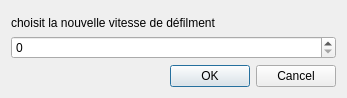
<?xml version="1.0" encoding="UTF-8"?>
<ui version="4.0">
 <class>vit</class>
 <widget class="QDialog" name="vit">
  <property name="geometry">
   <rect>
    <x>0</x>
    <y>0</y>
    <width>347</width>
    <height>98</height>
   </rect>
  </property>
  <property name="maximumSize">
   <size>
    <width>347</width>
    <height>98</height>
   </size>
  </property>
  <property name="windowTitle">
   <string>Dialog</string>
  </property>
  <layout class="QVBoxLayout" name="verticalLayout">
   <item>
    <spacer name="verticalSpacer">
     <property name="orientation">
      <enum>Qt::Vertical</enum>
     </property>
     <property name="sizeHint" stdset="0">
      <size>
       <width>20</width>
       <height>40</height>
      </size>
     </property>
    </spacer>
   </item>
   <item>
    <widget class="QLabel" name="lVit">
     <property name="text">
      <string>choisit la nouvelle vitesse de défilment</string>
     </property>
    </widget>
   </item>
   <item>
    <widget class="QSpinBox" name="sVit"/>
   </item>
   <item>
    <widget class="QDialogButtonBox" name="buttonBox">
     <property name="orientation">
      <enum>Qt::Horizontal</enum>
     </property>
     <property name="standardButtons">
      <set>QDialogButtonBox::Cancel|QDialogButtonBox::Ok</set>
     </property>
    </widget>
   </item>
  </layout>
 </widget>
 <resources/>
 <connections>
  <connection>
   <sender>buttonBox</sender>
   <signal>accepted()</signal>
   <receiver>vit</receiver>
   <slot>accept()</slot>
   <hints>
    <hint type="sourcelabel">
     <x>248</x>
     <y>254</y>
    </hint>
    <hint type="destinationlabel">
     <x>157</x>
     <y>274</y>
    </hint>
   </hints>
  </connection>
  <connection>
   <sender>buttonBox</sender>
   <signal>rejected()</signal>
   <receiver>vit</receiver>
   <slot>reject()</slot>
   <hints>
    <hint type="sourcelabel">
     <x>316</x>
     <y>260</y>
    </hint>
    <hint type="destinationlabel">
     <x>286</x>
     <y>274</y>
    </hint>
   </hints>
  </connection>
 </connections>
</ui>
